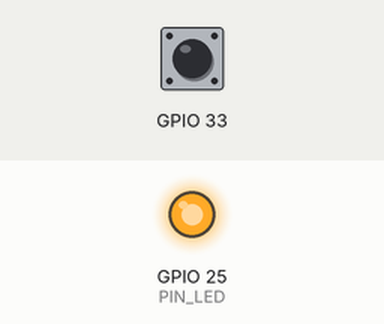
Recording of a sketch running on a simulated ESP32. Parts: output pins drawn as LEDs (lit = HIGH). Inputs (shaded band) come from the test bench; at power-on: GPIO 33 HIGH. What the sketch prints to the serial monitor is not drawn.

Above: at 0.1 s.
Timing chart, 0 to 1.6 s (numbered marks = the images above):
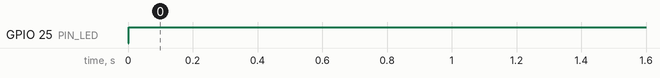

The sketch:

010-01_touch_sensor_lamp.ino
```cpp
/**********************************************************************
* Filename    : 010-01_touch_sensor_lamp
* Description : Read touch sensor value to control a LED.
* Auther      : Alternatives Solutions
* Modification: 2026/02/16
**********************************************************************/
#define PIN_LED             25
#define PRESS_VAL__T8       700   // a threshold to judge touch for T8
#define RELEASE_VAL__T8     1000   // a threshold to judge release for T8
//#define PRESS_VAL__T0     300   // a threshold to judge touch for T0
//#define RELEASE_VAL__T0   500   // a threshold to judge release for T0
#define DELAY_TIME          1000

bool isProcessed = false;
// the setup function runs once when you press reset or power the board
void setup() {
  pinMode(PIN_LED, OUTPUT);
  Serial.begin(115200);
  Serial.println("\nESP32 Wrover initialization completed!");
  Serial.println("Ready to handle data...\n");
}

// the loop function runs over and over again forever
void loop() {

  if (touchRead(T8) < PRESS_VAL__T8) {
    if (!isProcessed) {
      isProcessed = true;
      Serial.println("Touch detected! ");
      reverseGPIO(PIN_LED);
    }
  } else if (touchRead(T8) > RELEASE_VAL__T8) {
    if (isProcessed) {
      isProcessed = false;
      Serial.println("Touch released! ");
    }
  }
  //Serial.printf("Touch value: %d \n", touchRead(T8));
  //delay(DELAY_TIME);

}

void reverseGPIO(int pin) {
  static bool state = false;
  state = !state;
  digitalWrite(pin, state);
}
```

Measured:
- by itself, GPIO 25 (PIN_LED): LOW → HIGH at 0.00 s
